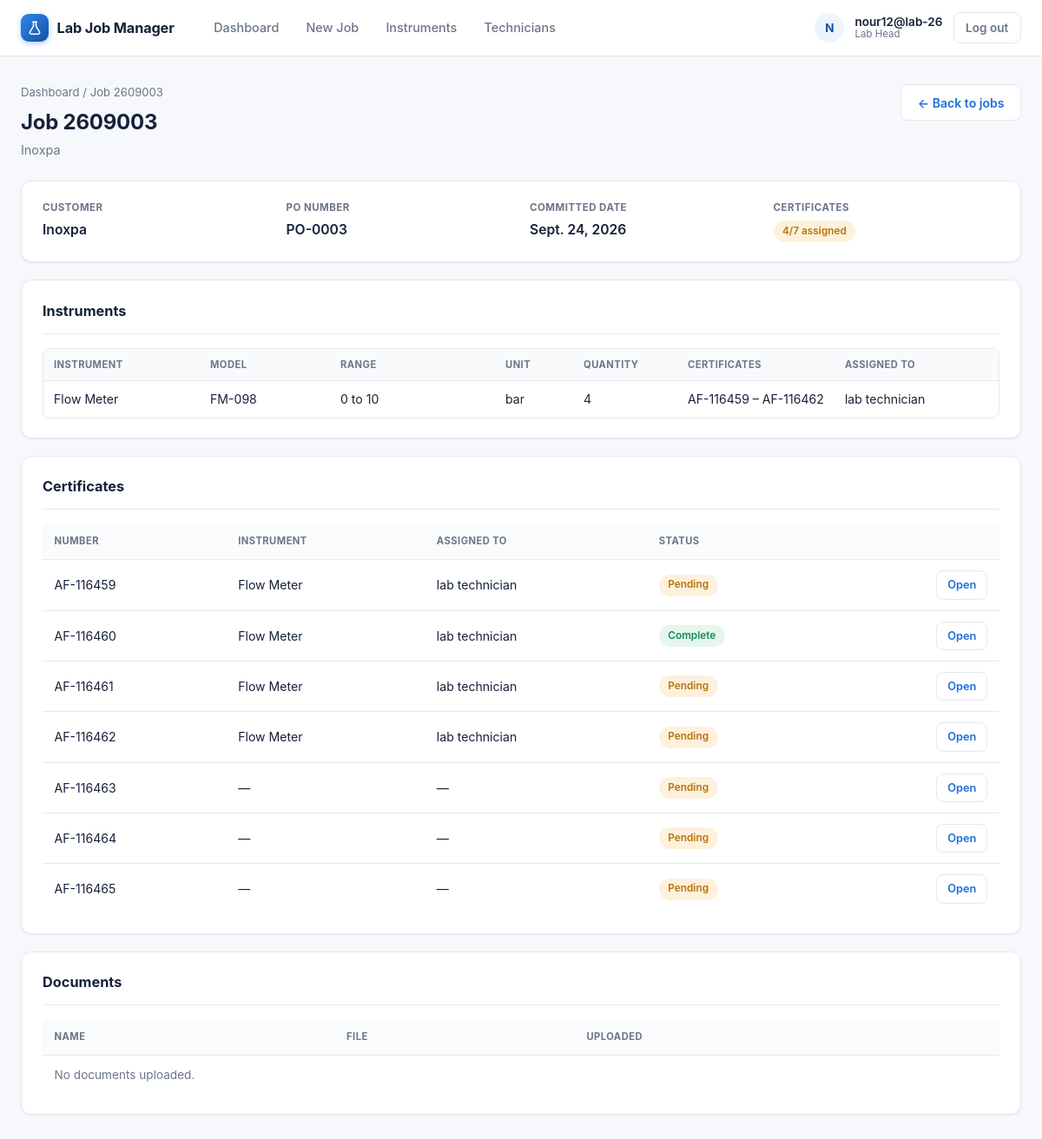
The app's page /jobs/4/ (signed in), older data.
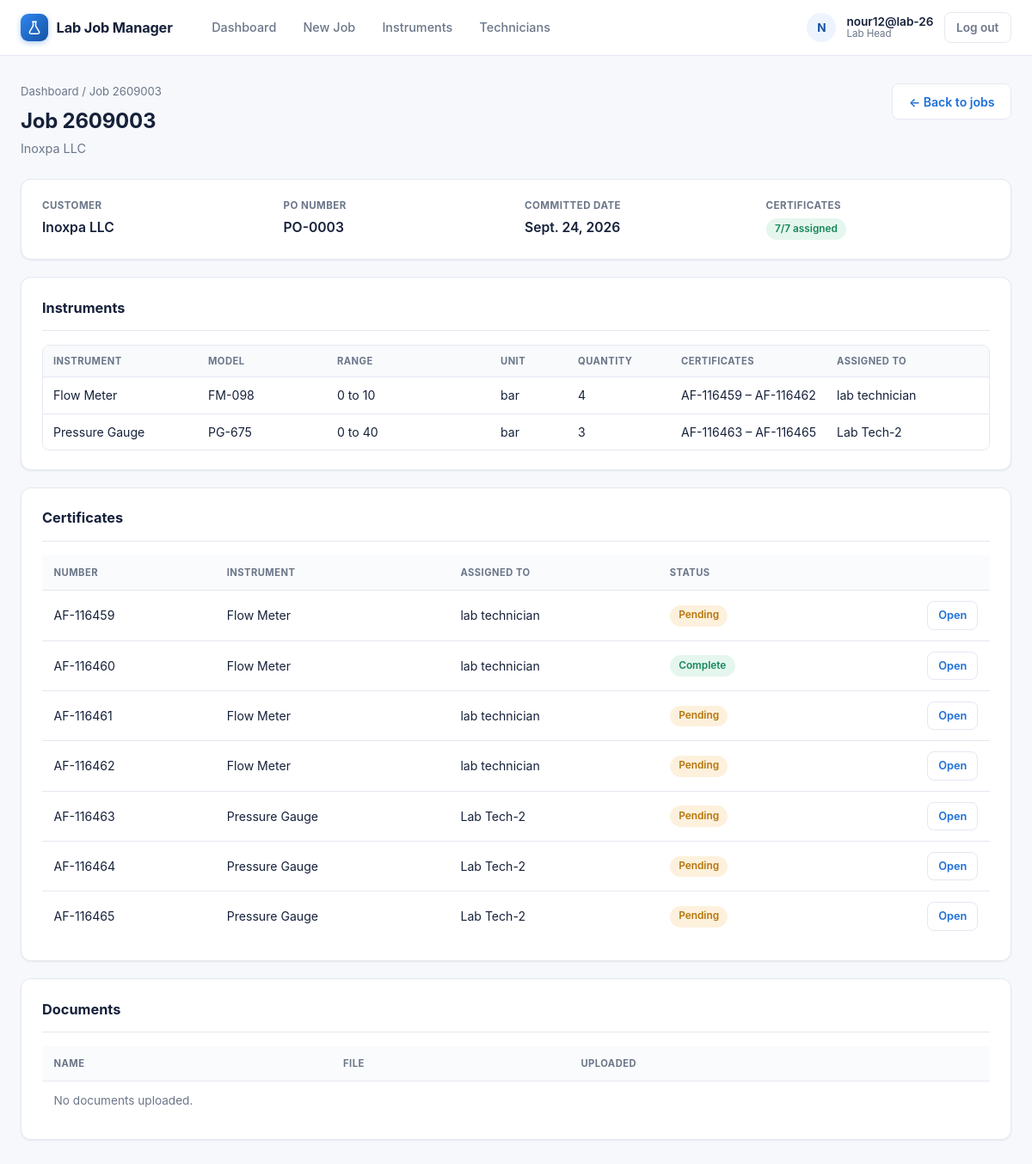
The same page, newer data.
### labmanager/models.py (models this page shows, shortened)
class Job(models.Model):
    job_number = models.CharField(max_length=20, unique=True, editable=False)
    customer_name = models.CharField(max_length=200)
    customer_address = models.TextField(blank=True)
    po_number = models.CharField(max_length=100)
    quantity = models.PositiveIntegerField(help_text="Total number of certificates for this job")
    committed_date = models.DateField(null=True, blank=True)
    created_by = models.ForeignKey(User, on_delete=models.PROTECT, related_name="jobs_created")
    created_at = models.DateTimeField(auto_now_add=True)
    class Meta:
        ordering = ["-created_at"]
    @property
    def certificates_assigned_count(self):
        return sum(li.quantity for li in self.line_items.all())

class JobLineItem(models.Model):
    job = models.ForeignKey(Job, on_delete=models.CASCADE, related_name="line_items")
    instrument = models.ForeignKey(Instrument, on_delete=models.PROTECT, related_name="line_items")
    model = models.CharField(max_length=150, blank=True)
    range_from = models.DecimalField(max_digits=12, decimal_places=2, null=True, blank=True)
    range_to = models.DecimalField(max_digits=12, decimal_places=2, null=True, blank=True)
    unit = models.CharField(max_length=50, blank=True, null=True, choices=UNIT_CHOICES)
    quantity = models.PositiveIntegerField(default=1)
    assigned_to = models.ForeignKey(User, on_delete=models.PROTECT,  related_name="assigned_line_items", limit_choices_to={"role": User.Role.TECHNICIAN},)
    calibration_points = models.PositiveIntegerField(default=1)
    calibration_validity_value = models.PositiveIntegerField(
        null=True,
        blank=True,
        verbose_name="Calibration Validity",
    )
    calibration_validity_unit = models.CharField(
        max_length=10,
        choices=CALIBRATION_VALIDITY_UNIT_CHOICES,
        default="years",
        blank=True,
    )
    reference_procedure = models.CharField(max_length=150, blank=True, choices=REFERENCE_PROCEDURE_CHOICES)
    @property
    def certificate_range(self):
        numbers = list(
            self.certificates.order_by("number").values_list("number", flat=True)
        )
        if not numbers:
            return "—"
        if len(numbers) == 1:
            return numbers[0]
        return f"{numbers[0]} – {numbers[-1]}"

class Instrument(models.Model):
    name = models.CharField(max_length=150, unique=True)
    default_model = models.CharField(max_length=150, blank=True)
    default_range = models.CharField(max_length=150, blank=True)
    is_active = models.BooleanField(default=True)
    created_at = models.DateTimeField(auto_now_add=True)
    class Meta:
        ordering = ["name"]
    def __str__(self):
        return self.name

class User(AbstractUser):
    class Role(models.TextChoices):
        LAB_HEAD = "head", "Lab Head"
        TECHNICIAN = "technician", "Lab Technician"
    role = models.CharField(max_length=20, choices=Role.choices, default=Role.LAB_HEAD)
    @property
    def is_lab_head(self):
        return self.role == self.Role.LAB_HEAD
    def __str__(self):
        return self.get_full_name() or self.username

class Certificate(models.Model):
    job = models.ForeignKey(Job, on_delete=models.CASCADE, related_name="certificates")
    number = models.CharField(max_length=20, unique=True, editable=False)
    line_item = models.ForeignKey(
        "JobLineItem",
        on_delete=models.SET_NULL,
        null=True,
        blank=True,
        related_name="certificates"
    )
    device_serial = models.CharField(max_length=100, blank=True)
    device_manufacturer = models.CharField(max_length=150, blank=True)
    device_tag_number = models.CharField(max_length=100, blank=True)
    device_resolution = models.DecimalField(
        max_digits=20,
        decimal_places=2,
        null=True,
        blank=True,
    )
    device_accuracy = models.CharField(max_length=100, blank=True)
    device_ratio = models.DecimalField(
        max_digits=20,
        decimal_places=2,
        null=True,
        blank=True,
    )
    reference_instrument_range = models.DecimalField(
        max_digits=20,
        decimal_places=2,
        null=True,
        blank=True,
    )
    uuc_full_scale = models.DecimalField(
        max_digits=20,
        decimal_places=2,
        null=True,
        blank=True,
    )
    uuc_unit = models.CharField(
        max_length=20,
        blank=True,
    )
    pressure_media = models.CharField(
        max_length=30,
        blank=True,
    )
    working_standard_name = models.CharField(max_length=150, blank=True)
    working_standard_serial = models.CharField(max_length=100, blank=True)
    working_standard_certificate_no = models.CharField(max_length=100, blank=True)
    lab_temperature = models.CharField(max_length=50, blank=True)
    lab_humidity = models.CharField(max_length=50, blank=True)
    ambient_pressure = models.CharField(max_length=50, blank=True)
    reference_procedure = models.CharField(max_length=150, blank=True)
    temperature_variation = models.CharField(max_length=50, blank=True)
    instrument_received_good = models.BooleanField(
        default=True,
        verbose_name="Instrument is received in good condition"
    )
    instrument_adjusted = models.BooleanField(
        default=False,
        verbose_name="Instrument is adjusted and post adjustment values are reported"
    )
    no_adjustment = models.BooleanField(
        default=True,
        verbose_name="No adjustment is carried out and measurements in this certificate are as received figures"
    )
    calibration_date = models.DateField(null=True, blank=True)
    re_calibration_date = models.DateField(null=True, blank=True)
    issue_date = models.DateField(null=True, blank=True)
    calibrated_by = models.CharField(max_length=150, blank=True)
    approved_signatory = models.CharField(max_length=150, blank=True)
    class Meta:
        ordering = ["number"]
    @property
    def is_complete(self):
        return bool(
            self.calibration_date
            and self.calibrated_by
            and self.results.exists()
        )

### labmanager/views.py (the view, shortened to what this page needs)
# urls.py: path("jobs/<int:pk>/", views.job_detail, name="job_detail"),
@login_required
def job_detail(request, pk):
    job = get_object_or_404(Job, pk=pk)
    if request.user.is_lab_head:
        visible_line_items = job.line_items.all()
        visible_certificates = job.certificates.all()
    return render(
        request,
        "labmanager/job_detail.html",
        {
            "job": job,
            "visible_line_items": visible_line_items,
            "visible_certificates": visible_certificates,
        },
    )

### labmanager/templates/labmanager/job_detail.html (shortened to what the changed rows need)
{% extends "labmanager/base.html" %}
{% load static %}
{% block content %}
<div class="page-header">
    <div>
        <div class="breadcrumb"><a href="{% url 'dashboard' %}">Dashboard</a> / Job {{ job.job_number }}</div>
        <h1>Job {{ job.job_number }}</h1>
        <p class="page-sub">{{ job.customer_name }}</p>
    </div>
</div>
<div class="card">
    <div class="info-grid">
        <div class="info-item">
            <p class="info-label">Customer</p>
            <p class="info-value">{{ job.customer_name }}</p>
        </div>
        <div class="info-item">
            <p class="info-label">PO Number</p>
            <p class="info-value">{{ job.po_number }}</p>
        </div>
        <div class="info-item">
            <p class="info-label">Committed Date</p>
            <p class="info-value">{{ job.committed_date|default:"—" }}</p>
        </div>
        <div class="info-item">
            <p class="info-value"><span class="pill {% if job.certificates_assigned_count >= job.quantity %}pill-success{% elif job.certificates_assigned_count > 0 %}pill-warning{% else %}pill-danger{% endif %}">{{ job.certificates_assigned_count }}/{{ job.quantity }} assigned</span></p>
        </div>
    </div>
</div>
<div class="card">
    <h2>Instruments</h2>
    <div class="table-scroll">
    <table class="line-items-table" id="line-items-table">
        <thead>
            <tr>
                <th>Instrument</th><th>Model</th><th>Range</th><th>Unit</th><th>Quantity</th><th>Certificates</th><th>Assigned To</th>
                <th>Calibration Points</th><th>Calibration Validity</th><th>Reference Procedure</th>
            </tr>
        </thead>
        <tbody>
            {% for li in visible_line_items %}
            <tr>
                <td>{{ li.instrument }}</td>
                <td>{{ li.model|default:"—" }}</td>
                <td>
                    {% if li.range_from is not None and li.range_to is not None %}
                        {{ li.range_from|floatformat:"-4" }} to {{ li.range_to|floatformat:"-4" }}
                    {% else %}
                        —
                    {% endif %}
                </td>
                <td>{{ li.unit }}</td>
                <td>{{ li.quantity }}</td>
                <td>{{ li.certificate_range }}</td>
                <td>{{ li.assigned_to }}</td>
                <td>{{ li.calibration_points }}</td>
            </tr>
            {% empty %}
            <tr><td colspan="10" class="muted">No instruments added yet.</td></tr>
            {% endfor %}
        </tbody>
    </table>
    </div>
</div>
<div class="card">
    <h2>Certificates</h2>
    <table>
        <thead>
            <tr><th>Number</th><th>Instrument</th><th>Assigned To</th><th>Status</th><th></th></tr>
        </thead>
        <tbody>
            {% for cert in visible_certificates %}
            <tr>
                <td>{{ cert.number }}</td>
                <td>{{ cert.line_item.instrument|default:"—" }}</td>
                <td>{{ cert.line_item.assigned_to|default:"—" }}</td>
                <td><span class="pill {% if cert.is_complete %}pill-success{% else %}pill-warning{% endif %}">{{ cert.is_complete|yesno:"Complete,Pending" }}</span></td>
                <td style="text-align:right;"><a class="btn secondary small" href="{% url 'certificate_detail' cert.pk %}">Open</a></td>
            </tr>
            {% empty %}
            <tr><td colspan="5" class="muted">No certificates yet.</td></tr>
            {% endfor %}
        </tbody>
    </table>
</div>
<div class="card">
    <h2>Documents</h2>
    <table>
        <thead><tr><th>Name</th><th>File</th><th>Uploaded</th></tr></thead>
    </table>
</div>
{% endblock %}

Row changes from the older to the newer data that the page shows:
changed Job "PO-0003": customer_name "Inoxpa" → "Inoxpa LLC"; certificates_assigned_count "4" → "7"
added JobLineItem: instrument "Pressure Gauge", model "PG-675", range_from "0", range_to "40", unit "bar", quantity "3", certificate_range "AF-116463 – AF-116465", assigned_to "Lab Tech-2"
changed Certificate "AF-116463": line_item.instrument "—" → "Pressure Gauge"; line_item.assigned_to "—" → "Lab Tech-2"
changed Certificate "AF-116464": line_item.instrument "—" → "Pressure Gauge"; line_item.assigned_to "—" → "Lab Tech-2"
changed Certificate "AF-116465": line_item.instrument "—" → "Pressure Gauge"; line_item.assigned_to "—" → "Lab Tech-2"
